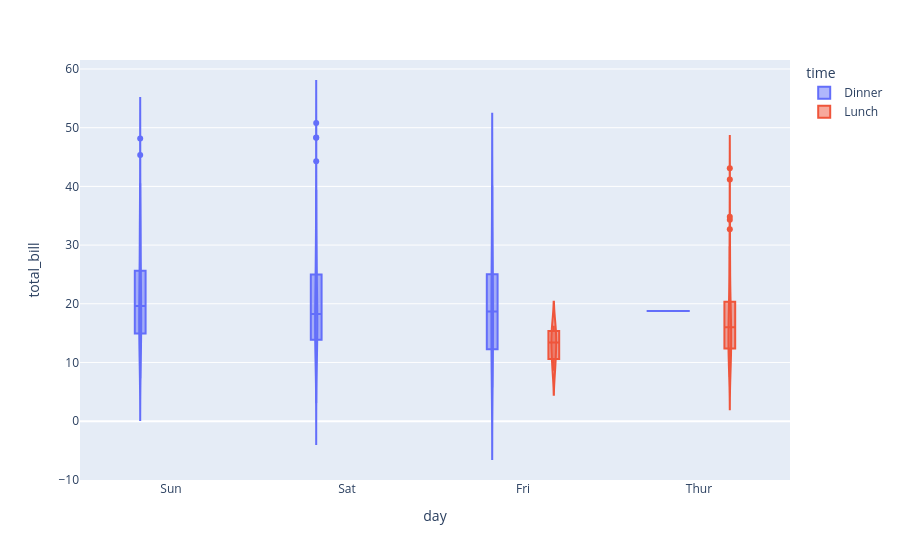

The notebook cell saved with this chart:
### Code cell
px.violin(df, x='day', y='total_bill', color='time', box=True)

### Figure 1 — Plotly figure (JSON) as saved in the notebook; plotly's stock layout.template omitted (floating-point values rounded to 4 significant figures; data arrays with more than 128 entries replaced by an {"elided": "..."} marker saying what was removed)
{"data": [{"alignmentgroup": "True", "box": {"visible": true}, "hovertemplate": "time=Dinner<br>day=%{x}<br>total_bill=%{y}<extra></extra>", "legendgroup": "Dinner", "marker": {"color": "#636efa"}, "name": "Dinner", "offsetgroup": "Dinner", "orientation": "v", "scalegroup": "True", "showlegend": true, "type": "violin", "x": {"elided": "176 str values"}, "x0": " ", "xaxis": "x", "y": {"elided": "176 float values"}, "y0": " ", "yaxis": "y"}, {"alignmentgroup": "True", "box": {"visible": true}, "hovertemplate": "time=Lunch<br>day=%{x}<br>total_bill=%{y}<extra></extra>", "legendgroup": "Lunch", "marker": {"color": "#EF553B"}, "name": "Lunch", "offsetgroup": "Lunch", "orientation": "v", "scalegroup": "True", "showlegend": true, "type": "violin", "x": ["Thur", "Thur", "Thur", "Thur", "Thur", "Thur", "Thur", "Thur", "Thur", "Thur", "Thur", "Thur", "Thur", "Thur", "Thur", "Thur", "Thur", "Thur", "Thur", "Thur", "Thur", "Thur", "Thur", "Thur", "Thur", "Thur", "Thur", "Thur", "Thur", "Thur", "Thur", "Thur", "Thur", "Thur", "Thur", "Thur", "Thur", "Thur", "Thur", "Thur", "Thur", "Thur", "Thur", "Thur", "Thur", "Thur", "Thur", "Thur", "Thur", "Thur", "Thur", "Thur", "Thur", "Thur", "Thur", "Thur", "Thur", "Thur", "Thur", "Thur", "Thur", "Fri", "Fri", "Fri", "Fri", "Fri", "Fri", "Fri"], "x0": " ", "xaxis": "x", "y": [27.2, 22.76, 17.29, 19.44, 16.66, 10.07, 32.68, 15.98, 34.83, 13.03, 18.28, 24.71, 21.16, 10.65, 12.43, 24.08, 11.69, 13.42, 14.26, 15.95, 12.48, 29.8, 8.52, 14.52, 11.38, 22.82, 19.08, 20.27, 11.17, 12.26, 18.26, 8.51, 10.33, 14.15, 16.0, 13.16, 17.47, 34.3, 41.19, 27.05, 16.43, 8.35, 18.64, 11.87, 9.78, 7.51, 19.81, 28.44, 15.48, 16.58, 7.56, 10.34, 43.11, 13.0, 13.51, 18.71, 12.74, 13.0, 16.4, 20.53, 16.47, 12.16, 13.42, 8.58, 15.98, 13.42, 16.27, 10.09], "y0": " ", "yaxis": "y"}], "layout": {"legend": {"title": {"text": "time"}, "tracegroupgap": 0}, "margin": {"t": 60}, "violinmode": "group", "xaxis": {"anchor": "y", "domain": [0, 1], "title": {"text": "day"}}, "yaxis": {"anchor": "x", "domain": [0, 1], "title": {"text": "total_bill"}}}}
